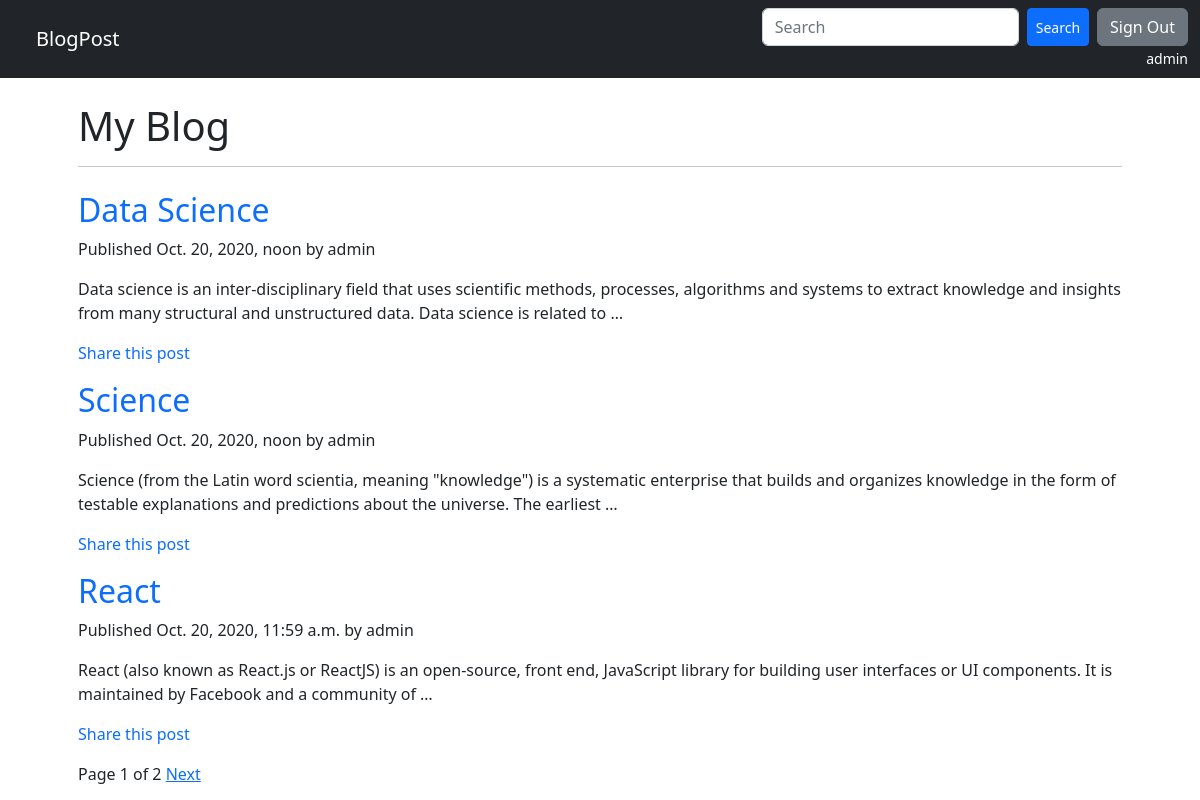
Screenshot of / (signed in) with the database file from the repository.
### blog/models.py (models this page shows, shortened)
class Post(models.Model):
    STATUS_CHOICES=(
        ('draft','Draft'),
        ('published','Published')
    )
    title = models.CharField(max_length=250)
    slug = models.SlugField(max_length=250,unique_for_date='publish')
    author = models.ForeignKey(User,on_delete=models.CASCADE,related_name='blog_posts')
    body =  models.TextField()
    publish = models.DateTimeField(default=timezone.now)
    created = models.DateTimeField(auto_now_add=True)
    updated = models.DateTimeField(auto_now=True)
    status = models.CharField(max_length=10,choices=STATUS_CHOICES,default='draft')
    class Meta:
        ordering = ('-publish',)
    def get_absolute_url(self):
        return reverse('blog:blog_detail',
                        args=[self.publish.year,
                            self.publish.month,
                            self.publish.day,
                            self.slug,
                        ])

### blog/views.py (the view)
# urls.py: path('',v.post_list,name='blog_list'),
def post_list(request):
    object_list=Post.objects.all()
    paginator=Paginator(object_list,3) #No of post per page
    page=request.GET.get('page')
    try:
        posts=paginator.page(page)
    except PageNotAnInteger:
        posts=paginator.page(1)
    except EmptyPage:
        posts=paginator.page(paginator.num_pages)
    context={
        'posts':posts,
        'page':page,
    }
    return render(request,'blog/post_list.html',context)

### templates/blog/post_list.html (shortened to what this page needs)
{% extends "base.html" %}
{% block content %}
    <h1>My	Blog</h1>
    <hr class="mb-4">
    {% if posts %}
    {% for post	in posts %}
    <div class="mb-3">
        <h2>
            <a class="text-decoration-none" href="{{ post.get_absolute_url }}">{{ post.title }}</a>
        </h2>
        <p	class="date">
            Published {{ post.publish }} by	{{ post.author }}
        </p>
        <p class="mb-0">{{ post.body|truncatewords:30|linebreaks }}</p>
            <a class="text-decoration-none" href="{% url 'blog:share_post' post.slug %}">Share this post</a>
        </div>
    {%	endfor	%}
    {% include "pagination.html" with page=posts %}
    {% else %}
        <p>No posts yet.</p>
    {% endif %}
{% endblock content %}

### templates/base.html (shortened to what this page needs)
<!doctype html>
<html lang="en">
  <head>
    <link href="https://cdn.jsdelivr.net/npm/bootstrap@5.2.0-beta1/dist/css/bootstrap.min.css" rel="stylesheet">
  </head>
  <body>
    <nav class="navbar navbar-dark bg-dark">
      <div class="container-fluid">
        <a class="navbar-brand ps-4" href="{% url 'blog:blog_list' %}">BlogPost</a>
        <div class="">
          <div class="d-flex">
            <form class="d-flex" role="search" action="{% url 'blog:search_content' %}">
              <input class="form-control me-2" name='q' type="search" placeholder="Search" aria-label="Search">
              <button class="btn btn-primary btn-sm" type="submit">Search</button>
            </form>
            {% if user.is_authenticated %}
              <form action="{% url 'account:logout' %}">
                <button class="btn btn-secondary ms-2">Sign Out</button>
              </form>
            {% else %}
              <form action="{% url 'account:login' %}">
                <button class="btn btn-secondary ms-2">Sign In</button>
              </form>
            {% endif %}
          </div>
          <div>
              {% if user.is_authenticated %}
              <p class='mb-0' style="text-align:right; color:white"><small>{{ user }}</small></p>
              {% endif %}
            </div>
      </div>
      </div>
    </nav>
    <div class="container mt-4 px-5">
      {% block content %}
      {% endblock %}
    </div>
  </body>
</html>

### rows the page displays
Post: title "Data Science", publish "Oct. 20, 2020, noon", author "admin", body "Data science is an inter-disciplinary field that uses scientific methods, processes, algorithms and systems to extract knowledge and insights from many structural and unstructured data. Data science is related to …"
Post: title "Science", publish "Oct. 20, 2020, noon", author "admin", body "Science (from the Latin word scientia, meaning \"knowledge\") is a systematic enterprise that builds and organizes knowledge in the form of testable explanations and predictions about the universe. The earliest …"
Post: title "React", publish "Oct. 20, 2020, 11:59 a.m.", author "admin", body "React (also known as React.js or ReactJS) is an open-source, front end, JavaScript library for building user interfaces or UI components. It is maintained by Facebook and a community of …"

### other values shown
{{ user }} "admin"
{{ page.number }} "1"
{{ page.paginator.num_pages }} "2"
